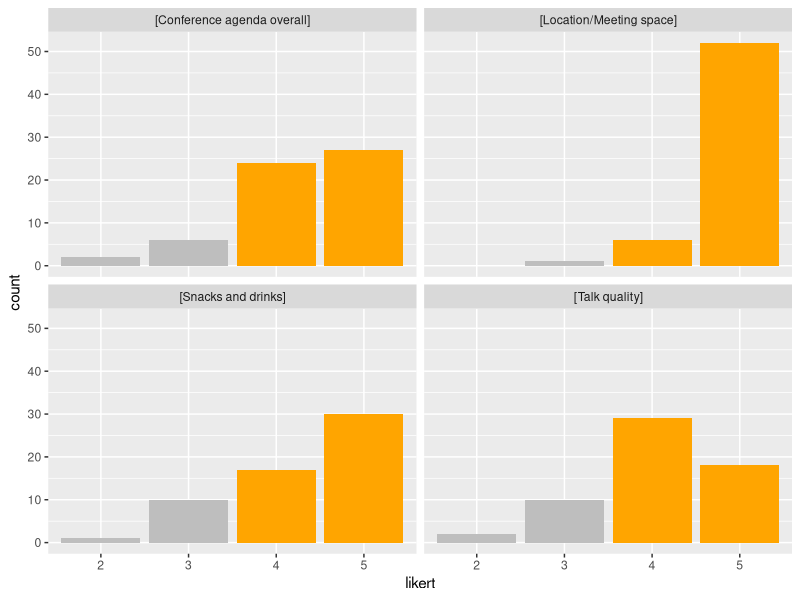

The R source for this figure:
## ---- chunk 1
library(tidyverse)
responses <- read_csv("data/Cascadia R Conference Evaluation (Responses) 2017 - Form Responses 1.csv")

## ---- chunk 2
#! warning: false

responses_likert <- responses |>
  select(contains("Main")) |>
  mutate(across(everything(), as.character)) |>
  tidyr::pivot_longer(everything(), names_to = "category", values_to = "likert") |>
  dplyr::filter(!likert == "N/A") |>
  mutate(category=str_replace(category, "Main Conference Organization ", "")) |>
#  mutate(category = factor(category)) |>
  mutate(likert = factor(likert, levels=c("1", "2", "3", "4", "5"))) |>
  mutate(boxcolor = case_when(likert %in% c(4,5) ~ "green",
                   TRUE ~ "grey")) |>
  filter(category %in% c("[Conference agenda overall]", "[Location/Meeting space]", "[Talk quality]", "[Snacks and drinks]"))
  
  boxcol_vals <- c("green" = "orange", "grey" = "grey")

responses_likert |>
  ggplot() +
  aes(x=likert, fill=boxcolor) +
  scale_fill_manual(values=boxcol_vals,aesthetics = c("color", "fill"), drop=FALSE) +
  geom_bar() +
  facet_wrap(~category) +
  theme(legend.position = "none", )
